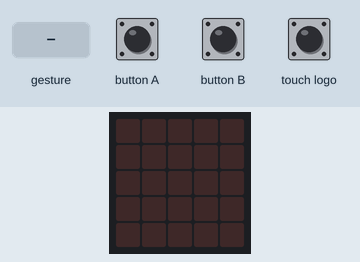
The program below on a simulated BBC micro:bit (MakeCode). On the bench: the board's 5×5 LED display. Inputs (shaded band) come from the test bench. Random numbers come from a fixed seed; a tilt is held for 1.5 s and a shake lasts 1 s, then the board lies face up again.

Above: at 1.2 s.
1.3 s: button B pressed for 0.15 s
At 2.8 s:
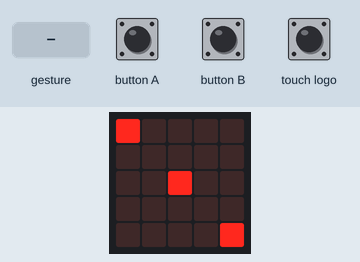
4.3 s: touch logo pressed for 0.15 s
At 5.4 s:
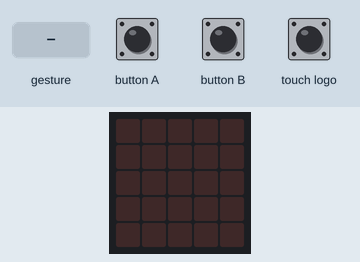
5.9 s: gesture 'shake'
At 6.25 s:
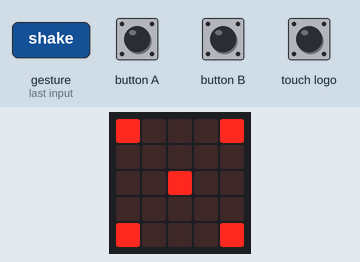
8.3 s: button B pressed for 3.2 s
At 11.38 s:
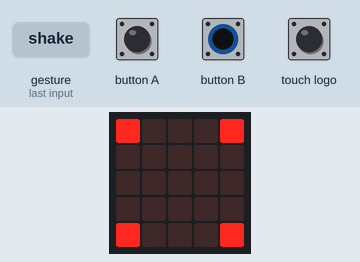
Timing chart, 0 to 12.9 s (numbered marks = the images above; inputs shaded):
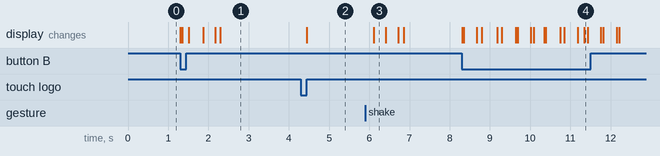

Measured:
- after the input at 1.3 s, the display: changes at once (image 1)
- after the input at 4.3 s, the display: changes after 0.15 s (image 2)
- after the input at 5.9 s, the display: changes after 0.20 s (image 3)
- after the input at 8.3 s, the display: changes at once (image 4)

The program:

main.ts
```typescript
input.onGesture(Gesture.Shake, function () {
    losuj = 1
})
input.onButtonPressed(Button.A, function () {
    hack = 1
})
input.onLogoEvent(TouchButtonEvent.Pressed, function () {
    basic.clearScreen()
})
let kostka = 0
let losovani_aktualni_pocet = 0
let losovani_celkem = 0
let hack = 0
let losuj = 0
losuj = 0
basic.forever(function () {
    losovani_celkem = 100
    if (input.buttonIsPressed(Button.B) || losuj == 1) {
        for (let index = 0; index < losovani_celkem; index++) {
            losovani_aktualni_pocet += 1
            kostka = randint(1, 5)
            if (hack == 1 && losovani_aktualni_pocet == losovani_celkem) {
                kostka = 6
                hack = 0
            }
            if (kostka == 1) {
                basic.showLeds(`
                        # . . . .
                                            . . . . .
                                            . . # . .
                                            . . . . .
                                            . . . . #
                    `, 10)
            } else if (kostka == 2) {
                basic.showLeds(`
                        # . . . .
                                            . . . . .
                                            . . # . .
                                            . . . . .
                                            . . . . #
                    `, 10)
            } else if (kostka == 3) {
                basic.showLeds(`
                        # . . . .
                                            . . . . .
                                            . . # . .
                                            . . . . .
                                            . . . . #
                    `, 10)
            } else if (kostka == 4) {
                basic.showLeds(`
                        # . . . #
                                            . . . . .
                                            . . . . .
                                            . . . . .
                                            # . . . #
                    `, 10)
            } else if (kostka == 5) {
                basic.showLeds(`
                        # . . . #
                                            . . . . .
                                            . . # . .
                                            . . . . .
                                            # . . . #
                    `, 10)
            } else if (kostka == 6) {
                basic.showLeds(`
                        # . . . #
                                            . . . . .
                                            # . . . #
                                            . . . . .
                                            # . . . #
                    `, 10)
            }
        }
        losovani_aktualni_pocet = 0
        losuj = 0
    }
})
```

test.ts
```typescript
// Tady jsou testy. Při použití tohoto balíčku jako rozšíření nebude zkompilováno.
```
